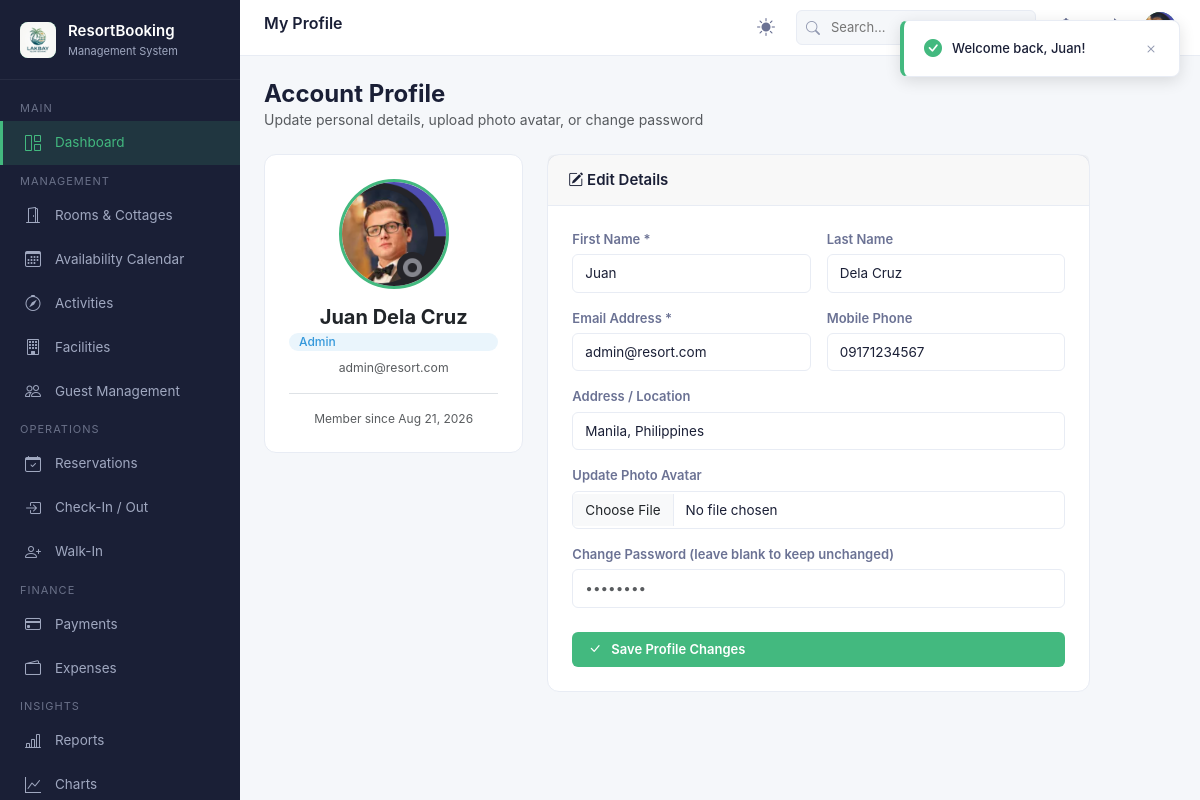
The app's page /profile/index.php (signed in) with its own data.
### tables this page shows
CREATE TABLE `users` (
  `UserId` int NOT NULL AUTO_INCREMENT,
  `RoleId` int NOT NULL,
  `FirstName` varchar(100) NOT NULL,
  `LastName` varchar(100) NOT NULL,
  `Email` varchar(255) NOT NULL,
  `PasswordHash` varchar(500) NOT NULL,
  `PhoneNumber` varchar(20) DEFAULT NULL,
  `Address` longtext,
  `ProfileImage` varchar(500) DEFAULT NULL,
  `IsActive` tinyint(1) NOT NULL,
  `CreatedAt` datetime(6) NOT NULL,
  `UpdatedAt` datetime(6) NOT NULL,
  PRIMARY KEY (`UserId`),
  UNIQUE KEY `IX_Users_Email` (`Email`),
  KEY `IX_Users_RoleId` (`RoleId`),
  CONSTRAINT `FK_Users_Roles_RoleId` FOREIGN KEY (`RoleId`) REFERENCES `roles` (`RoleId`) ON DELETE CASCADE
);

CREATE TABLE `roles` (
  `RoleId` int NOT NULL AUTO_INCREMENT,
  `RoleName` varchar(50) NOT NULL,
  `Description` varchar(255) DEFAULT NULL,
  `CreatedAt` datetime(6) NOT NULL,
  PRIMARY KEY (`RoleId`)
);

### config/database.php (called while the page is built, shortened)
<?php
function url($path = '') {
    $path = '/' . ltrim($path, '/');
    return BASE_URL . $path;
}
function asset($path = '') {
    return url($path);
}

### includes/auth.php (called while the page is built, shortened)
<?php
require_once __DIR__ . '/../config/database.php';
function isLoggedIn() {
    return isset($_SESSION['user_id']) && !empty($_SESSION['user_id']);
}
function currentUser() {
    return [
        'id' => $_SESSION['user_id'],
        'name' => $_SESSION['user_name'] ?? 'User',
        'email' => $_SESSION['user_email'] ?? '',
        'role' => $_SESSION['user_role'] ?? 'Guest',
        'image' => $_SESSION['profile_image'] ?? null
    ];
}

### includes/functions.php (called while the page is built, shortened)
<?php
require_once __DIR__ . '/../config/database.php';
require_once __DIR__ . '/auth.php';
function formatDate($dateStr, $format = 'M d, Y') {
    $time = strtotime($dateStr);
    return $time ? date($format, $time) : '-';
}
function getFlash() {
    if (isset($_SESSION['flash'])) {
        $flash = $_SESSION['flash'];
        return $flash;
    }
    return null;
}

### profile/index.php (the view, shortened to what this page needs)
<?php
$pageTitle = 'My Profile';
require_once __DIR__ . '/../config/database.php';
require_once __DIR__ . '/../includes/auth.php';
require_once __DIR__ . '/../includes/functions.php';
$user = currentUser();
$userId = $user['id'];
$stmt = $pdo->prepare("SELECT u.*, r.RoleName FROM users u JOIN roles r ON u.RoleId = r.RoleId WHERE u.UserId = ?");
$stmt->execute([$userId]);
$userData = $stmt->fetch();
include __DIR__ . '/../includes/header.php';
?>
<div class="mb-4">
    <h4 style="margin:0; font-weight:700;">Account Profile</h4>
    <p class="text-muted" style="margin:0; font-size:14px;">Update personal details, upload photo avatar, or change password</p>
</div>
<div class="row g-4" style="max-width: 850px;">
    <div class="col-md-4">
        <div class="card text-center p-4">
            <div class="mx-auto mb-3" style="width:110px; height:110px; border-radius:50%; overflow:hidden; border:3px solid var(--primary); background:var(--bg-hover);">
                <?php if (!empty($userData['ProfileImage'])): ?>
                    <img src="<?= asset($userData['ProfileImage']) ?>" alt="Profile" style="width:100%; height:100%; object-fit:cover;" />
                <?php else: ?>
                    <i class="bi bi-person-fill" style="font-size:64px; line-height:110px; color:var(--text-muted);"></i>
                <?php endif; ?>
            </div>
            <h5 style="margin:0; font-weight:700;"><?= htmlspecialchars($userData['FirstName'] . ' ' . $userData['LastName']) ?></h5>
            <span class="badge badge-info mt-1"><?= htmlspecialchars($userData['RoleName']) ?></span>
            <small class="text-muted d-block mt-2"><?= htmlspecialchars($userData['Email']) ?></small>
            <div class="mt-3 pt-3 border-top text-muted" style="font-size:12px;">
                Member since <?= formatDate($userData['CreatedAt']) ?>
            </div>
        </div>
    </div>
    <div class="col-md-8">
        <div class="card">
            <div class="card-header">
                <h5><i class="bi bi-pencil-square"></i> Edit Details</h5>
            </div>
            <div class="card-body p-4">
                <form method="POST" action="" enctype="multipart/form-data">
                    <div class="row g-3 mb-3">
                        <div class="col-6">
                            <label class="form-label" style="font-weight:600; font-size:13px;">First Name *</label>
                            <input type="text" name="first_name" class="form-control" value="<?= htmlspecialchars($userData['FirstName']) ?>" required />
                        </div>
                        <div class="col-6">
                            <label class="form-label" style="font-weight:600; font-size:13px;">Last Name</label>
                            <input type="text" name="last_name" class="form-control" value="<?= htmlspecialchars($userData['LastName']) ?>" />
                        </div>
                    </div>
                    <div class="row g-3 mb-3">
                        <div class="col-6">
                            <label class="form-label" style="font-weight:600; font-size:13px;">Email Address *</label>
                            <input type="email" name="email" class="form-control" value="<?= htmlspecialchars($userData['Email']) ?>" required />
                        </div>
                        <div class="col-6">
                            <label class="form-label" style="font-weight:600; font-size:13px;">Mobile Phone</label>
                            <input type="text" name="phone" class="form-control" value="<?= htmlspecialchars($userData['PhoneNumber'] ?? '') ?>" />
                        </div>
                    </div>
                    <div class="mb-3">
                        <label class="form-label" style="font-weight:600; font-size:13px;">Address / Location</label>
                        <input type="text" name="address" class="form-control" value="<?= htmlspecialchars($userData['Address'] ?? '') ?>" />
                    </div>
                    <div class="mb-3">
                        <label class="form-label" style="font-weight:600; font-size:13px;">Update Photo Avatar</label>
                        <input type="file" name="profile_image" class="form-control" accept="image/*" />
                    </div>
                    <div class="mb-4">
                        <label class="form-label" style="font-weight:600; font-size:13px;">Change Password (leave blank to keep unchanged)</label>
                        <input type="password" name="new_password" class="form-control" placeholder="••••••••" />
                    </div>
                    <button type="submit" class="btn btn-primary w-100 py-2" style="font-weight:600;">
                        <i class="bi bi-check-lg me-1"></i> Save Profile Changes
                    </button>
                </form>
            </div>
        </div>
    </div>
</div>
<?php include __DIR__ . '/../includes/footer.php'; ?>

### includes/header.php (shortened to what this page needs)
<?php
require_once __DIR__ . '/../config/database.php';
require_once __DIR__ . '/auth.php';
require_once __DIR__ . '/functions.php';
$pageTitle = isset($pageTitle) ? $pageTitle : 'Resort Booking System';
$user = currentUser();
$flash = getFlash();
?>
<!DOCTYPE html>
<html lang="en" data-theme="light">
<head>
    <link href="https://cdn.jsdelivr.net/npm/bootstrap@5.3.3/dist/css/bootstrap.min.css" rel="stylesheet" />
    <link href="https://cdn.jsdelivr.net/npm/bootstrap-icons@1.11.3/font/bootstrap-icons.css" rel="stylesheet" />
    <link href="<?= asset('/assets/css/site.css') ?>" rel="stylesheet" />
    <link href="<?= asset('/css/site.css') ?>" rel="stylesheet" />
</head>
<body>
    <div class="app-wrapper">
        <?php include __DIR__ . '/sidebar.php'; ?>
        <div class="main-content">
            <header class="top-header">
                <div class="header-left">
                    <h6 class="header-title"><?= htmlspecialchars($pageTitle) ?></h6>
                </div>
                <div class="header-right">
                    <button class="theme-toggle" id="themeToggle" title="Toggle dark/light mode">
                        <i class="bi bi-sun-fill icon-sun"></i>
                    </button>
                    <div class="header-search">
                        <i class="bi bi-search"></i>
                        <input type="text" placeholder="Search..." id="globalSearch" />
                    </div>
                    <div class="notif-dropdown-wrapper">
                        <button class="header-icon-btn" title="Notifications" id="notifBtn">
                            <i class="bi bi-bell"></i>
                        </button>
                    </div>
                    <button class="header-icon-btn" title="Refresh" onclick="location.reload()">
                        <i class="bi bi-arrow-clockwise"></i>
                    </button>
                    <div class="profile-dropdown-wrapper">
                        <div class="header-avatar" title="Profile" id="profileBtn">
                            <?php if (!empty($user['image'])): ?>
                                <img src="<?= asset($user['image']) ?>" alt="Profile" style="width:100%; height:100%; object-fit:cover; border-radius:50%;" />
                            <?php else: ?>
                                <i class="bi bi-person-fill"></i>
                            <?php endif; ?>
                        </div>
                    </div>
                </div>
            </header>
            <div class="top-header-spacer"></div>
            <div class="toast-container" id="toastContainer">
                <?php if ($flash): ?>
                    <div class="toast-alert <?= htmlspecialchars($flash['type']) ?>" id="sessionFlashToast">
                        <span><?= htmlspecialchars($flash['message']) ?></span>
                        <button class="toast-close" onclick="this.parentElement.remove()"><i class="bi bi-x"></i></button>
                    </div>
                <?php endif; ?>
            </div>
            <div class="page-content fade-in">

### records on screen
users: ProfileImage (picture), FirstName+LastName "Juan Dela Cruz", RoleId.RoleName "Admin", Email "admin@resort.com", CreatedAt "Aug 21, 2026", first_name "Juan", last_name "Dela Cruz", email "admin@resort.com", phone "09171234567", address "Manila, Philippines"

### other values on screen
$resortSettings['ResortName'] "ResortBooking"
$resortSettings['ResortSubtitle'] "Management System"
$pageTitle "My Profile"
